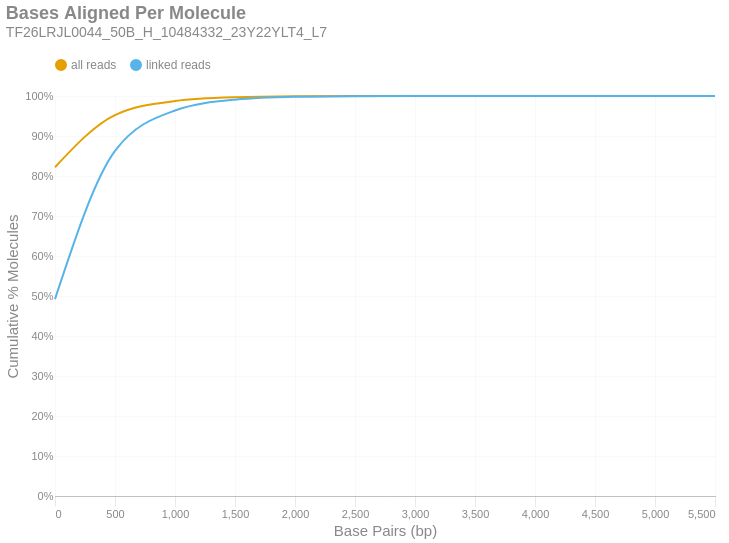

This figure's notebook cell:
### Markdown cell above
### Bases Aligned Per Molecule
This is a cumulative frequency distribution showing the number of base pairs aligned per unique molecule. These data are shown in 500 bp bins. There are two distributions: one with `all reads` (yellow) and another with only `linked reads` (blue). The percent of molecules in the `linked reads` distribution is relative to the total number of linked molecules.

### Code cell
if SKIPLR:
    print_html(f"Skipped")
else:
    binned_df = consolidated_hist(valids['aligned_bp'], mask, 500, True)
    with SafeRender(binned_df):
        (
            density_plot(binned_df, 'Bases Aligned Per Molecule', samplename, 'basesper')
            .encode(
                x=alt.X('bin:Q', title="Base Pairs (bp)").axis(tickMinStep=500).scale(padding=0),
                y=alt.Y('value:Q', title='Cumulative % Molecules')
                    .axis(format='%')
                    .scale(domain = [0,1])
                    .stack(False),
                color=alt.Color("key:N").scale(domain = ["all reads", "linked reads"]),
                tooltip = [
                    alt.Tooltip("key:N", title = "Data Type"),
                    alt.Tooltip("range_label:N", title="Bases Aligned Per Molecule"),
                    alt.Tooltip("value:Q", format = ".2%", title="% Molecules (Cum.)")
                ]
            )
        ).display()

### Figure 1 — Vega-Lite specification as saved in the notebook (floating-point values rounded to 4 significant figures)
{"width": "container", "height": 400, "config": {"title": {"anchor": "start", "dy": -15, "fontSize": 18, "color": "#888888", "subtitleColor": "#888888", "subtitleFontSize": 14}, "arc": {"fill": "#0072B2"}, "axis": {"domainColor": "#888888", "domainWidth": 0.5, "gridWidth": 0.2, "grid": false, "titleFontWeight": 400, "titleFontSize": 15, "labelFontSize": 11, "labelColor": "#888888", "tickColor": "#888888", "tickWidth": 0.2, "titleColor": "#888888"}, "axisBand": {"grid": false}, "axisX": {"grid": true, "tickSize": 10, "domainCap": "round"}, "axisY": {"domain": false, "grid": true, "tickSize": 0, "domainCap": "round"}, "background": "transparent", "header": {"labelFontSize": 15, "labelColor": "#888888", "titleFontSize": 15, "titleFontWeight": 600, "titleColor": "#888888"}, "legend": {"labelFont": "sans-serif", "labelFontSize": 12, "labelColor": "#888888", "symbolSize": 100, "symbolType": "circle", "titleFontSize": 12, "titlePadding": 10, "titleColor": "#888888", "title": null, "orient": "top"}, "range": {"category": ["#E69F00", "#56B4E9", "#009E73", "#F0E442", "#0072B2", "#D55E00", "#CC79A7", "#000000"], "diverging": ["#cfe8f3", "#a2d4ec", "#73bfe2", "#46abdb", "#1696d2", "#12719e"]}, "area": {"fill": "#0072B2", "fillOpacity": 0.7, "line": true, "strokeOpacity": 0.7}, "line": {"color": "#0072B2", "stroke": "#0072B2", "strokeWidth": 2}, "trail": {"color": "#0072B2", "stroke": "#0072B2", "strokeWidth": 0, "size": 1}, "point": {"filled": true, "fillOpacity": 1.0, "size": 95}, "text": {"color": "#888888", "fontSize": 11, "align": "right", "fontWeight": 400, "size": 11}, "bar": {"fill": "#0072B2", "stroke": null}, "view": {"stroke": null, "continuousWidth": 660, "continuousHeight": 400}}, "data": {"name": "data-34b3e5d5a674c556736d6d2b0b1e1606"}, "mark": {"type": "line", "interpolate": "monotone", "point": {"opacity": 0, "size": 275}}, "encoding": {"color": {"field": "key", "scale": {"domain": ["all reads", "linked reads"]}, "type": "nominal"}, "tooltip": [{"field": "key", "title": "Data Type", "type": "nominal"}, {"field": "range_label", "title": "Bases Aligned Per Molecule", "type": "nominal"}, {"field": "value", "format": ".2%", "title": "% Molecules (Cum.)", "type": "quantitative"}], "x": {"axis": {"tickMinStep": 500}, "field": "bin", "scale": {"padding": 0}, "title": "Base Pairs (bp)", "type": "quantitative"}, "y": {"axis": {"format": "%"}, "field": "value", "scale": {"domain": [0, 1]}, "stack": false, "title": "Cumulative % Molecules", "type": "quantitative"}}, "params": [{"name": "param_c36ac31b6afebe62", "select": {"type": "point", "fields": ["key"]}, "bind": "legend"}], "title": {"text": "Bases Aligned Per Molecule", "subtitle": "TF26LRJL0044_50B_H_10484332_23Y22YLT4_L7"}, "transform": [{"fold": ["all reads (cumsum)", "linked reads (cumsum)"]}, {"calculate": "replace(datum.key, ' (cumsum)', '')", "as": "key"}, {"filter": {"param": "param_c36ac31b6afebe62"}}], "usermeta": {"embedOptions": {"downloadFileName": "TF26LRJL0044_50B_H_10484332_23Y22YLT4_L7.basesper"}}, "$schema": "https://vega.github.io/schema/vega-lite/v6.4.1.json", "datasets": {"data-34b3e5d5a674c556736d6d2b0b1e1606": [{"bin": "0.0", "interval": "0.0-500.0", "all reads": 0.822, "linked reads": 0.4923, "all reads (cumsum)": 0.822, "linked reads (cumsum)": 0.4923, "range_label": "0-499"}, {"bin": "500.0", "interval": "500.0-1000.0", "all reads": 0.1303, "linked reads": 0.3705, "all reads (cumsum)": 0.9523, "linked reads (cumsum)": 0.8628, "range_label": "500-999"}, {"bin": "1000.0", "interval": "1000.0-1500.0", "all reads": 0.03508, "linked reads": 0.1009, "all reads (cumsum)": 0.9874, "linked reads (cumsum)": 0.9636, "range_label": "1000-1499"}, {"bin": "1500.0", "interval": "1500.0-2000.0", "all reads": 0.009478, "linked reads": 0.02726, "all reads (cumsum)": 0.9968, "linked reads (cumsum)": 0.9909, "range_label": "1500-1999"}, {"bin": "2000.0", "interval": "2000.0-2500.0", "all reads": 0.0025, "linked reads": 0.007192, "all reads (cumsum)": 0.9993, "linked reads (cumsum)": 0.9981, "range_label": "2000-2499"}, {"bin": "2500.0", "interval": "2500.0-3000.0", "all reads": 0.0005081, "linked reads": 0.001461, "all reads (cumsum)": 0.9998, "linked reads (cumsum)": 0.9995, "range_label": "2500-2999"}, {"bin": "3000.0", "interval": "3000.0-3500.0", "all reads": 0.0001167, "linked reads": 0.0003357, "all reads (cumsum)": 1.0, "linked reads (cumsum)": 0.9999, "range_label": "3000-3499"}, {"bin": "3500.0", "interval": "3500.0-4000.0", "all reads": 3.067e-05, "linked reads": 8.791e-05, "all reads (cumsum)": 1.0, "linked reads (cumsum)": 1.0, "range_label": "3500-3999"}, {"bin": "4000.0", "interval": "4000.0-4500.0", "all reads": 7.719e-06, "linked reads": 2.22e-05, "all reads (cumsum)": 1.0, "linked reads (cumsum)": 1.0, "range_label": "4000-4499"}, {"bin": "4500.0", "interval": "4500.0-5000.0", "all reads": 1.441e-06, "linked reads": 4.144e-06, "all reads (cumsum)": 1.0, "linked reads (cumsum)": 1.0, "range_label": "4500-4999"}, {"bin": "5000.0", "interval": "5000.0-5500.0", "all reads": 4.117e-07, "linked reads": 1.184e-06, "all reads (cumsum)": 1.0, "linked reads (cumsum)": 1.0, "range_label": "5000-5499"}, {"bin": "5500.0", "interval": "5500.0-6000.0", "all reads": 1.029e-07, "linked reads": 2.96e-07, "all reads (cumsum)": 1.0, "linked reads (cumsum)": 1.0, "range_label": "5500-5999"}]}}
